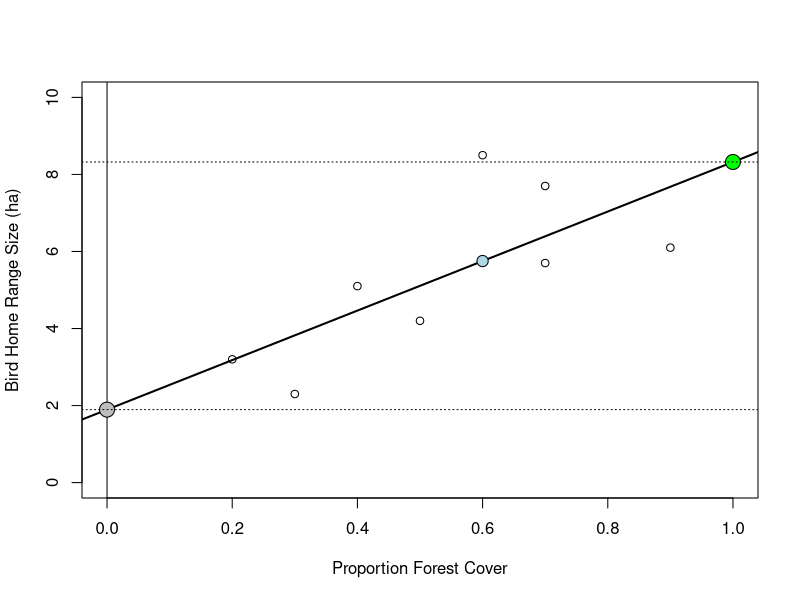
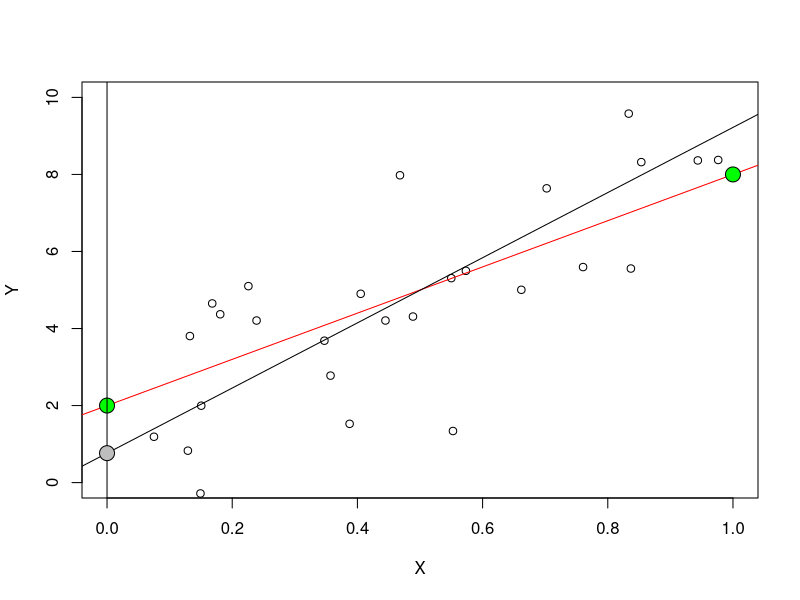
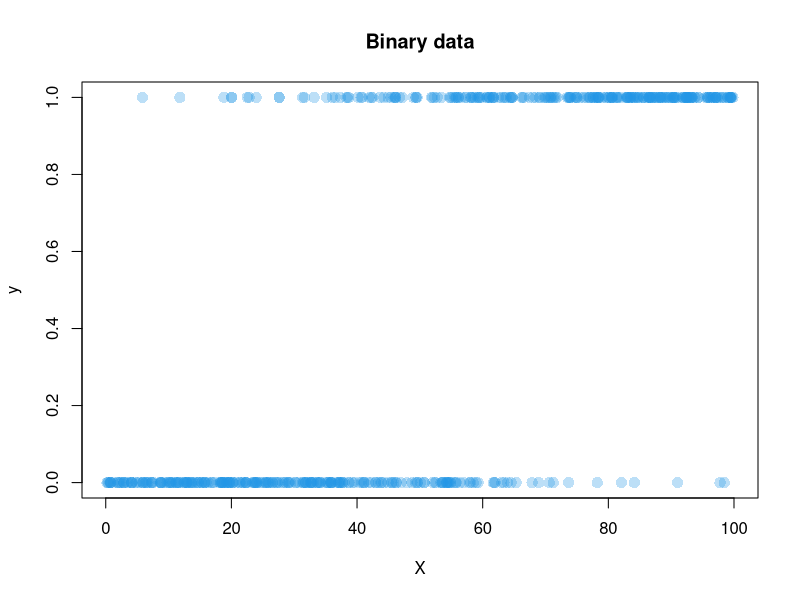
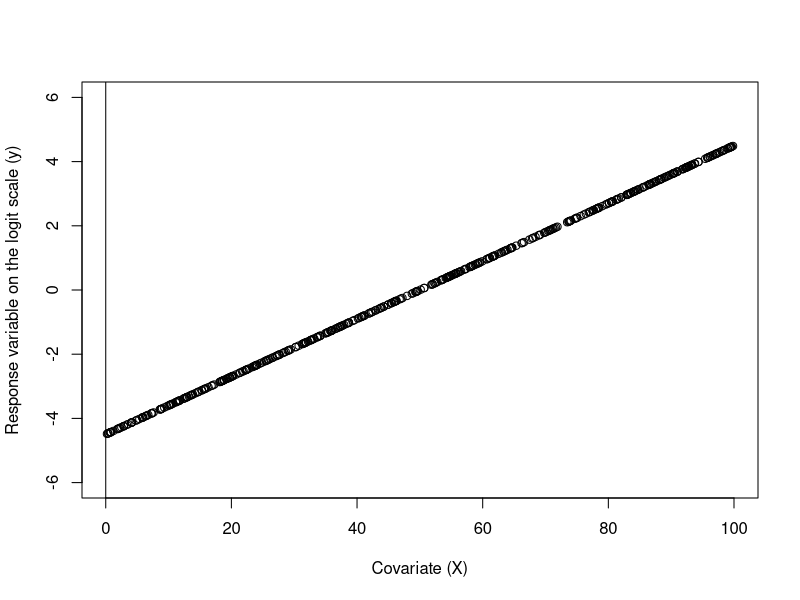

These figures' R source, in order: (Note: this script raises an error after producing the figures.)
rm(list=ls()) # clean workspace.  Caution!!!!

set.seed(2)

# Lab 3: Introduction generalized linear models (GLMs)

# In this lab we will cover generalized linear models. While this may be a review of classes you are currently taking or have already taken, analyses of wildlife habitat associations rely heavily on GLMs and therefore a good grasp on GLMs is important for understanding wildlife habitat analyses.

# We will also take this lab as an opportunity to introduce concepts of data simulation which are important for understanding the underlying mechanics of the models you are working with but which can also be a powerful tool in your analytical toolbox. 
# For example, you might be concerned that a small sample size will have too much of a detrimental affect on your results. You can simulate data under your observed sample size and see what type of precision and bias you might expect your parameter estimates.



# In this lab we will cover the two families of GLMs that are most relevant for wildlife habitat analyses: 
  # binomial GLM: modeling binary data (probability of getting y/n heads/tails, presence/absence)
  # and the Poisson GLM 



# Before we discuss these GLMs, lets review the basic ideas behind slopes and intercepts in regression models.
# These concepts are important to grasp because when we start analyzing wildlife-habitat data, most of our inferences are going to come from the slopes estimated using regression-type analyses.

# Lets start with simple linear regression: ----
  # one response variable (y): what you go out an measure in the field, trying to figure out what explains the variation in your measurements and why
  # and one explanatory variable or covariate (x)
  # how does y respond to increase/decrease in x? ----


# You may have seen the equation for a straight line in high-school algebra or an undergraduate stats class represented something like this:
  # y = m*x + b or y = m*x + c
# Does anyone remember what these letters represent?
  # m = slope
  # b (or c) = y-intercept
  # y = response variable
  # x = explanatory variable

# Lets plot some data for y and x. Lets say that y = home range size (in hectares) of a forest dwelling bird and x = the proportion of forest land cover in a 200-m circular buffer around the center of the bird's home range

y <- c(6.1,4.2,5.7,2.3,5.1,8.5,7.7,3.2)
x <- c(0.9,0.5,0.7,0.3,0.4,0.6,0.7,0.2)

plot(y ~ x, ylim = c(0,10), xlim = c(0,1),
     ylab = "Bird Home Range Size (ha)",
     xlab = "Proportion Forest Cover")

# We can see that there is something of trend here: ----
  # as x goes up, y also goes up
  # as forest cover increases, bird home range size also increases
  # positive relationship/association ----

# We want to quantify the relationship
# Now lets create a statistical model that describes how home range size changes as a function of surrounding forest cover.
# Lets start with using a simple linear regression:
  # a model that assumes a linear relationship between y and x (here, home range size and proportion forest) cover.
# We can estimate a simple linear regression model using the lm() function (lm for linear model).


# The code here is very simple:

lm_mod <- lm(y ~ x) # how does y change as a function of x ( how does y change as x changes)
class(lm_mod)       # class of this object is "lm"

# Our newly create lm object (lm_mod) has all the information we need to plot a straight line through our y/x data.
abline(lm_mod,  # use abline() to fit an lm object to our plot
       lwd = 2) # Line width, for a thicker line


# Now lets look at the summary() of our lm object.
summary(lm_mod)

# Output:
    # Residuals:
    #   Min      1Q  Median      3Q     Max 
    # -1.5805 -1.0625 -0.3375  0.8018  2.7482 
    # 
    # Coefficients:
    #   Estimate Std. Error t value Pr(>|t|)  
    # (Intercept)    1.894      1.528   1.240   0.2614  
    # x              6.429      2.636   2.439   0.0505 .
    # ---
    #   Signif. codes:  0 ‘***’ 0.001 ‘**’ 0.01 ‘*’ 0.05 ‘.’ 0.1 ‘ ’ 1
    # 
    # Residual standard error: 1.622 on 6 degrees of freedom
    # Multiple R-squared:  0.4979,	Adjusted R-squared:  0.4142 
    # F-statistic:  5.95 on 1 and 6 DF,  p-value: 0.05052


# What do we see in our summary output? We actually see quite a bit of information but there are three pieces of information we need to focus on for now. These are three parameters that are estimated from our data on y and x. ----
  # 1. y-intercept aka β₀
  # 2. slope (here, x is the name of our explanatory variable, which r names our slope in the output)
  # 3. residual standard error, model will never describe all the variation within our collected points
#  Two of these parameters are often called
# coefficient or beta estimates. We can use the coef() function
# to pull out our model's coefficient estimates. ----

coef(lm_mod)
    # (Intercept)          x 
    # 1.894389      6.429043 

# Lets talk about these two parameters more.

# 1) The y-intercept [(Intercept)] ----
  # The y-intercept (usually just called "the intercept" because we really don't care about the x-intercept) is the point at which the model's line crosses the y-axis, which occurs when x = 0.

# Where is this point? We can plot it!
abline(v = 0) # Plots a vertical line originating from x = 0
points(x = 0,               # x "coordinate" for our point
       y = coef(lm_mod)[1], # y "coordinate" for point; [] used for indexing, here we want the 1st col
       pch = 21,            # point symbol, hollow circle
       bg = "grey",         # background color for hollow symbols
       cex = 2)             # point size ----

# 2) The slope [here, x, but will be output as whatever you name the explanatory variable] ----
  # The slope describes how your response variable (y) changes as our explanatory variable or covariate (x) changes.
  # The slope is often called the effect size because the magnitude of the slope describes the strength of the effect that x has on y. If the slope is large, x has a stronger effect on y than if the slope is small. ----

# Lets look at our slope again
coef(lm_mod)[2]

# What does this value by itself tell us about how bird home range size changes as a function of proportion forest cover?
    # positive interaction, as proportion of forest cover incr, home range size incr

# Now lets use our equation for a straight line to calculate bird home range size at any given value of proportion forest cover. Remember the equation? y = m*x + b

b <- coef(lm_mod)[1]
m <- coef(lm_mod)[2]

# Forest cover = 0.00
m*0.00 + b
# Does this look familiar? We've calculated our intercept!

# Forest cover = 1.00
m*1 + b
# Lets plot this value
points(x = 1,
       y = m*1 + b,
       pch = 21,            # point symbol, hollow circle
       bg = "green",         # background color for hollow symbols
       cex = 2)             # point size

# What is the difference between these two values?
(m*1 + b) - (m*0.00 + b)
    # x = 6.429043
# Does this look familiar? We've calculated our slope!



# Lets plot horizontal lines representing the two predicted values of home range size we have just calculated.

abline(h = m*0.00 + b,
       lty = 3) # Line type, dashed line
abline(h = m*1.00 + b,
       lty = 3) # Line type, dashed line
# The distance between the points on these two horizontal lines is our slope.

# The two parameters we have just estimated, the intercept and the slope, make up one of the three fundamental components of generalized linear models (GLM):
  # The deterministic function: It is called the deterministic function because there is no uncertainty
    # when we plug in a given value of x, we will get the same value of y every time.
    # Every regression-type model has a deterministic function that describes how y is expected to change as x changes.
      # There is a key word, expected. The values we have been calculating with our equation for a straight line are also called expected values. Why call them expected values and not something a bit more certain or confident?
      # Because of the third parameter in our lm object we need to consider.



# 3) The residual standard error ----
#     You probably have gathered that real-world data in
#     natural resources can be highly variable or highly
#     heterogeneous. These are fancy words for "messy!"
#     This "messiness" in our data comes from the fact that
#     the straight line we just plotted doesn't fit perfectly
#     through every data point. In fact, some of our points
#     are quite far from this fitted line, which means that
#     if we went out and estimated a bird's home range
#     size when proportion forest cover was 0.60, we may have
#     observed an estimate quite different from what was modeled:

# deviation of points from our linear slope
m*0.60 + b
points(x = 0.60,
       y = m*0.60 + b,
       pch = 21,
       bg = "lightblue",
       cex = 1.5)
# our plotted point on the slope does not match our measured value
# what we expect (modeled) vs what is observed (measured)


# This residual standard error/deviation is important because it
# describes the second fundamental component of all 
# generalized linear models, the stochastic model or
# error term.
# All regression-type models, including GLMs,
# need an error term to describe the variation or scatter
# in our data that is not explained by our deterministic 
# function.
# When selecting a statistical model with which to model our data, a key choice is our choice of stochastic model.



# Lets illustrate the choice of a stochastic model by simulating some data.
# simulating our data allows us to verify that our model is doing what we want it to do and that we are using the correct model.
# For this example, we will simulate data using a Gaussian or normal error distribution although this will be the only time in this class where we will use a model with a Gaussian error distribution. bell shaped distribution

# Specify the number of birds for whose home range sizes we will simulate
n <- 30 

# Now lets specify our intercept and slope. But instead
# of the m*x + b notation, we will switch over to using
# notation more consistent with our use of the term
# betas.
# The intercept is usually specified as beta_0 while the slope is usually specified as beta_1.

b0 <- 2 # Intercept
b1 <- 6 # Slope

# Now lets simulate some values of proportion forest cover.
# We can draw "n" values from a uniform distribution between 0 and 100 and then divide by 100 to get proportions.
    # later on, useful to simulate data using your actual sample sizes to determine if your model is accurate


X <- runif(n,   # Number of random samples
           0,   # Lower bound on the uniform distribution
           100)/100 # Upper bound on the uniform distribution
# runif() pulls n (you specify) random numbers in a normal distribution between lower and upper bounds (you specify)
# if we plotted these values, would this look like actual collected data?
  # No, we are missing the error around each point


# Now we are ready to simulate our response values, our y's. 
# Because we are simulating data using a normal error distribution we will use R's rnorm() function.
?rnorm()

# You will see that we have three arguments to consider.
  # n is the number of random samples.
  # mean is the mean of our normal distribution.
    # Do you know what our mean is here?
    # The mean is another word for the expected value and how do we get our expected value? From our deterministic function.
    # So the mean is our equation for a straight line.
  # Finally, we have sd for standard deviation.
    # This is our residual standard error and describes the amount of "noise" or deviation around our expected value. 

# Lets simulate some data.

Y <- rnorm(n,         # Number of bird home ranges
           b0 + b1*X, # Mean or expected value, which is our deterministic function
           1.622)     # Standard deviation, error, or noise around our expected value.

# b0 + b1*X, these output values are the mean values we would expect to see if we measured 100 birds at each forest cover value. We would expect them to be centered on our slope line.

# Now plot our data and fit a lm model to it so that we can add a fitted line to our plot.
plot(Y ~ X,
     ylim = c(0,10),
     xlim = c(0,1))

abline(a = b0, b = b1, col = "red")
points(x = 0, y = b0, bg = "green", pch = 21, cex = 2)
points(x = 1, y = b0 + (b1*1), bg = "green", pch = 21, cex = 2)
# if we want slope, we can subtract highest point from lowest point (1 unit change in x because proportional)


### Ended 2024-09-10 notes here!!

new_lm_mod <- lm(Y ~ X)
abline(new_lm_mod)

# What is our intercept?
est_intercept <- coef(new_lm_mod)[1]
est_intercept

abline(v = 0)
points(x = 0,
       y = est_intercept,
       pch = 21,
       bg = "grey",
       cex = 2)

# What is our slope?
est_slope <- coef(new_lm_mod)[2]
est_slope

(est_slope*1 + est_intercept) - (est_slope*0.00 + est_intercept)

# How do our estimates of intercept and slope compare to our
# true values?
b0
est_intercept

b1
est_slope

# The binomial GLM -------------

# In a study that yields binary response data, for example presence/absence 
# data from a habitat selection study or whether or not an individual 
# exhibited symptoms of a disease, the error distribution that naturally 
# accommodates the discrete and 0,1 bounding of the data is the 
# binomial distribution. The binomial distribution has two 
# parameters: p, the per trial probability of success, and n, the trial size. 
# You can think of n as the number of times you flip a single coin 
# and p as the probability of getting heads on any given flip. A special 
# case of the binomial distribution is when each coin is only flipped 
# once, i.e., the trial size is n = 1, and therefore produces binary data. 
# The binomial distribution where n = 1 is called the Bernoulli distribution. 
# The expected value (mean) of the binomial distribution is n*p, so it
# follows that the mean of the Bernoulli distribution is simply p. For most
# applications of the binomial distribution in wildlife habitat analysis
# one will use the Bernoulli distribution.

# Lets illustrate the Bernoulli distribution using the rbinom() function.
# rbinom() is the function to simulate random values according to a binomial
# distribution. As always when seeing a new function, take a look
# at the help page.

?rbinom

# You will see that there are three arguments in the rbinom() function.
# n is the number of random values we wish to generate,
# size is the trial size (number of coin flips), and p is 
# the per trial probability. Remember that we can think
# of p as the probability of getting heads (getting a 1) for
# any given coin flip.

# Lets start by randomly selecting 1000 binomially distributed 
# values with trial size equal to one and per-trial probability of 0.5

y <- rbinom(n = 1000, # number of random numbers to simulate
            size = 1, # trial size (number of coin flips)
            p = 0.5)  # per trial probability (probability of
                      #  getting a 1 or flipping heads

# Now lets use the table function to see how many ones and how
# many zeros we generated.

table(y)

# We can verify that p is 0.5 by taking the mean of our data. Remember
# that for binary data, the mean is equal to p.

mean(y)

# Remember that there are three components to a GLM.
# 1) the linear predictor which is a deterministic function
# 2) the appropriate error distribution for the response data
# 3) the link function that maps the expected values from the 
#    the linear predictor scale to the scale of the response
#    data.

# We can verify that per-trial probability is indeed 0.5 if we fit an
# intercept-only binomial GLM. Remember that the intercept gives the 
# expected or mean value of the response (y) at a given value of 
# the covariate (x). We have no covariates here, and hence no slopes
# to estimate. We will simply estimate the intercept and in this
# case the intercept represents the mean or expected value of 
# our randomly generated binomial data (i.e., the mean of y).
# This if this as:
# (m * 0 + b) or (b0 + b1 * 0) which collapses to:
# b or b0

# Our linear predictor is simply an intercept describing the mean
# value of our response. We specify intercept-only models using
# 1 to the right of the ~.
# The error distribution is binomial. The
# link function is the logit link which allows us to model binary
# data on a continuous scale. We are going to let the link 
# function be a bit of a black box for now. The important thing
# to remember is that the link function allows us to take
# non-continuous non-linear data and model it on a 
# continuous linear scale. This in turn allows us to interpret
# the intercepts and slopes that same way that we interpreted
# them for the Gaussian or normal regression model earlier. 

# Within the glm() function there is the family= argument which 
# specifies both the error distribution and the link function.
# We can see this explicitly in the following expression. 

mod <- glm(y ~ 1, family = binomial(link = "logit"))

# Which is the same as

mod <- glm(y ~ 1, family = "binomial")

# Lets see what our expected value is

summary(mod)

# What do we see here?

# We only have an intercept value (no slope) because we
# have an intercept-only model. It is on the logit scale,
# not the probability scale, so we need to do some back-
# transformation to get our intercept onto the probability
# scale. We do this using the logit transformation. We can
# do this "manually" by dividing the exponent of our intercept
# by one plus the exponent of the intercept.

b0 <- coef(mod)

exp(b0)/(1 + exp(b0))

# Or we can use the plogis() function

plogis(b0)

# Notice that we get the same result as taking the mean of
# our response variable, y. This is because the intercept is
# the mean or expected value of our response variable when
# x is zero.

# What if we want to model binary response data as a function of covariates?
# This would allow us to estimate slopes for each covariate describing the 
# change in our expected value of the response (p) as a function of the
# covariate. For wildlife habitat analyses this might how does the 
# probability of a species being present at a sampling site
# vary as a function of the surrounding landscape composition.

# Lets set up a simulation the same way as we did with our Gaussian 
# distributed data. We'll specify a sample size, a slope and intercept,
# and randomly generate values of x.

# We will use a large sample size to cut down on the variability
# in our estimated parameters.
n <- 500

b0 <- -4.5 # Intercept
b1 <- 0.09 # Slope

X <- runif(n,   # Number of samples
           0,   # Lower limit of the uniform distribution
           100) # Upper limit of the uniform distribution

# Lets combine our parameters into the linear predictor for our model

lin_pred <- b0 + b1 * X

# We can use the plogis() function to see our linear predictor values
# on the probability scale

link <- plogis(lin_pred) 
summary(link)

# What happens if X = 0 in this example?
plogis(b0 + b1 * 0)

# How does this compare to the smallest value we see in "link?"

# Now lets simulate our response variable using rbinom. We
# are using a trial size of one because we are simulating
# Bernoulli trials (i.e., coin flips), such as we would have
# if we were doing presence/absence surveys at a site. 

y <- rbinom(n,    # Number of samples
            1,    # Trial size (one because we have Bernoulli
                  # trials or coin flips)
            link) # Per trial probabilities

# You can see that we have simulated a vector of binary data
# representing the outcome of each Bernoulli trial (i.e., of
# each coin flip).
table(y)

# Lets plot these binary data against our covariate X

plot(y ~ X, 
     ylim=c(0,1), 
     pch=16, 
     col=adjustcolor(4,alpha.f = 0.3), # Semi-transparent points
     cex=1.5, 
     main="Binary data")

# How can we model these binary data as a continuous linear function
# of our covariate, X? The answer is the link function.

# Lets fit our Binomial GLM using the glm() function and being sure
# specify that we are using a binomial error distribution with 
# the family= argument. The default link for the binomial family
# is the logit link so we do not need to specify it here.

bin.glm <- glm(y ~ X, family="binomial")

# What are our intercept and slope coefficient estimates?

coef(bin.glm)

# Remember that these are on the logit scale, not the probability
# scale. But lets stay on the logit scale to show that, as long as
# we are on the logit scale, we can think about these coefficients
# the same way we do for coefficients estimated from simple
# Gaussian or normal regression models.

# First, lets plot the expected values of y against X. This means
# plotting the values, on the logit scale, from our deterministic
# function against our covariate.

plot(lin_pred ~ X,
     ylim = c(-6,6),
     ylab = "Response variable on the logit scale (y)",
     xlab = "Covariate (X)")

# Where should our intercept fall?
est_b0 <- coef(bin.glm)[1]
est_b0
abline(v = 0)
points(x = 0,
       y = est_b0 + est_b1*0,
       pch = 21,
       bg = "grey",
       cex = 2)

# What is our slope?
est_b1 <- coef(bin.glm)[2]
est_b1

(est_b0 + est_b1*1) - (est_b0 + est_b1*0)

# Plotting coefficient estimates on the link scale for binomial data
# hopefully helps illustrate the conceptual links between simple
# Gaussian linear regression and GLMs but in the real world we
# typically want to see how per-trial probability varies as
# a function of our covariates. To do this, we need to be
# able to calculate expected values on the probability scale.
# Fortunately, this is relatively straight-forward to do.

# Here, we can illustrate these calculations using the plogis()
# function.

plogis(est_b0 + est_b1*0)
plogis(est_b0 + est_b1*1)
plogis(est_b0 + est_b1*10)
plogis(est_b0 + est_b1*50)
plogis(est_b0 + est_b1*90)
plogis(est_b0 + est_b1*100)

# Notice some major non-linearities in our expected probabilities?
# This is because the plogis() function ensures that our probabilities
# stay bounded between 0 and 1, which is appropriate given that
# our actual response variable is made up of 0's and 1's.

# Lets show how we can use the predict() function to calculate
# these expected values for us. predict() is a pretty useful
# function and if we look at the help we will see that there
# are several arguments, only three of which need to concern
# us for now.

?predict.glm

# We need to supply a glm object, a data frame containing the
# value(s) of our covariates at which we would like to 
# calculate the expected values, and type=, which we use
# to specify whether we want these expected values returned
# on the link (i.e., logit) scale or the response 
# (i.e., probability) scale. 

df <- data.frame(X = seq(0,100,1)) # Make sure your column
                                   # names are identical to 
                                   # the names of your 
                                   # covariate(s).

# Add a new column to df containing the expected values on 
# the link function.
df$lin.pred <- predict(bin.glm,     # Our glm object
                       newdata=df,  # The new data for which
                                    # we would like the expected
                                    # values.
                       type="link") # The scale of those expected
                                    # values
df$response <- predict(bin.glm, newdata=df, type="response")
head(df)
tail(df)

# Now lets re-plot our simulated data and add our expected values
# as lines.
plot(y ~ X, 
     ylim=c(0,1), 
     pch=16, 
     col=adjustcolor(4,alpha.f = 0.3),
     cex=1.5, 
     main="Binary data example")

lines(df$X, df$lin.pred, col="grey", lwd=1)
lines(df$X, df$response, col="red", lwd=2)

